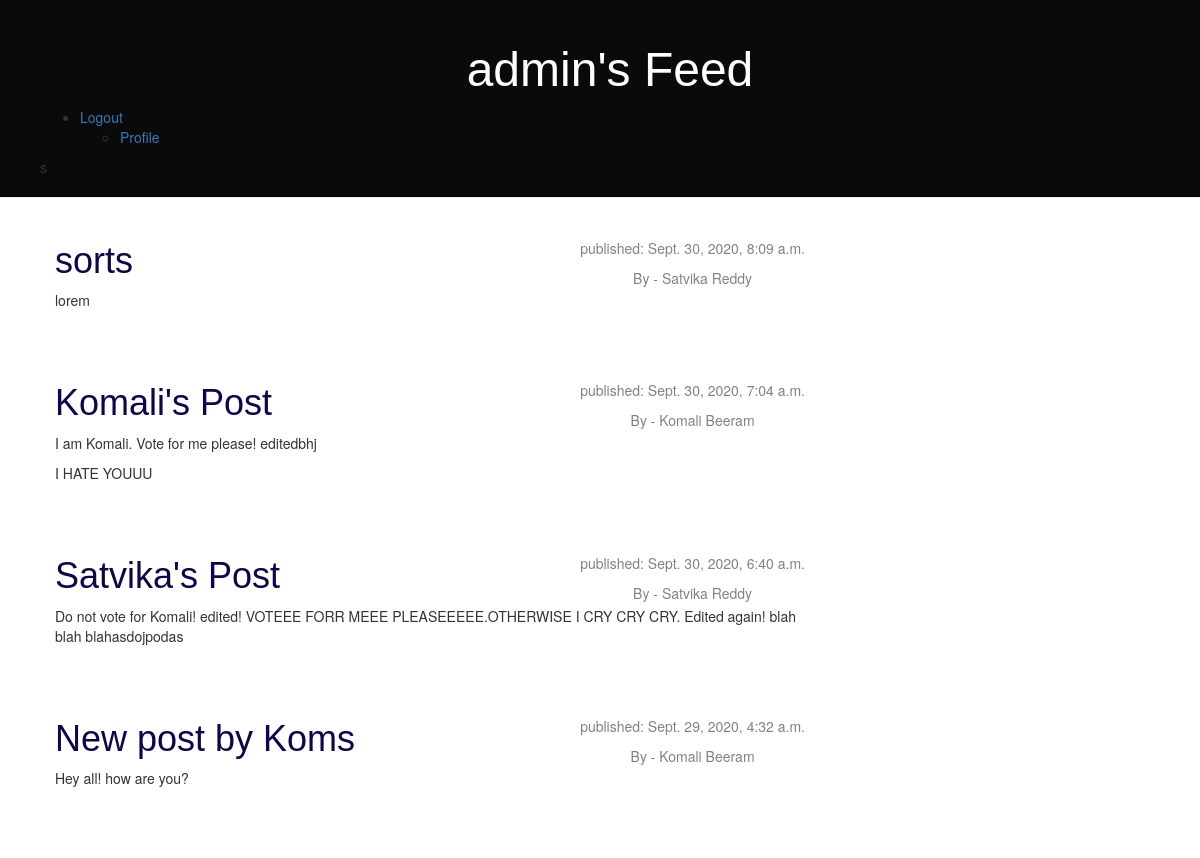
Page / (signed in) on the committed database.
### accounts/models.py (models this page shows, shortened)
class Account(AbstractBaseUser):
    email = models.EmailField(verbose_name="email", max_length=60, unique=True)
    username = models.CharField(max_length=30, unique=True)
    date_joined = models.DateTimeField(verbose_name='date joined', auto_now_add=True)
    last_login = models.DateTimeField(verbose_name='last login', auto_now=True)
    is_voter = models.BooleanField(default=True)
    is_admin = models.BooleanField(default=False)
    is_staff = models.BooleanField(default=False)
    is_active = models.BooleanField(default=True)
    is_superuser = models.BooleanField(default=False)
    USERNAME_FIELD = 'username'
    REQUIRED_FIELDS = ['email','is_voter']
    objects = MyAccountManager()
    def __str__(self):
        return self.username

### blog/models.py (models this page shows, shortened)
class Post(models.Model):
    author = models.ForeignKey(Account,on_delete=models.CASCADE)
    title = models.CharField(max_length=200)
    text = models.TextField()
    created_date = models.DateTimeField(default=timezone.now)
    published_date = models.DateTimeField(blank=True, null=True)

### blog/views.py (the view)
# urls.py: url(r'^$', views.post_list, name='post_list'),
def post_list(request):
    posts =  Post.objects.filter(published_date__lte=timezone.now()).order_by('-published_date')
    return render(request, 'blog/post_list.html', {'posts':posts})

### templates/blog/post_list.html
{% extends 'blog/base.html' %}
{% block content %}
	{% for post in posts %}
		<div class="post">
			<div class="date">
				<p>published: {{ post.published_date}}</p>
				By - {{post.author}}
			</div>
			<h1><a href="{% url 'post_detail' pk=post.pk %}">{{ post.title }}</a></h1>
			<p>{{ post.text|linebreaks }}</p>
		</div>
	{% endfor %}
{% endblock %}

### templates/blog/base.html (shortened to what this page needs)
<!DOCTYPE html>
{% load static %}
<html>
    <head>
        <link rel="stylesheet" href="//maxcdn.bootstrapcdn.com/bootstrap/3.2.0/css/bootstrap.min.css">
		<link rel="stylesheet" href="//maxcdn.bootstrapcdn.com/bootstrap/3.2.0/css/bootstrap-theme.min.css">
        <link rel="stylesheet" href="{% static 'css/blog.css' %}" type="text/css">
    </head>
	<body>
		<div class="page-header">
			{% if user.is_authenticated %}
				<h1><a href="{% url 'post_list' %}">{{user.username}}'s Feed</a></h1>
				<ul>
					<li><a href="{% url 'logout' %}">Logout</a></li>
					<ul>
						<li><a href="{% url 'accounts:profile' %}">Profile</a></li>
					</ul>
				</ul>
			{% else %}
				<h1><a href="/">Posts Feed</a></h1>
				<ul>
					<li><a href="{% url 'login' %}">Login</a></li>
				</ul>
			{% endif %}s
		</div>
        <div class="content container">
            <div class="row">
                <div class="col-md-8">
					{% block content %}
					{% endblock %}
				</div>
            </div>
		</div>
	</body>
</html>

### static/css/blog.css (style rules this page uses)
h1 a { color: #1e075f; font-family: Arial, Helvetica, sans-serif; }
body { padding-left: 0; }
.page-header { background-color: #0a0a0a !important; margin-top: 0; padding: 20px 20px 20px 40px; }
.page-header h1, .page-header h1 a, .page-header h1 a:visited, .page-header h1 a:active { color: #ffffff; font-size: 36pt; text-decoration: none; text-align: center; }
.content { margin-left: 40px; }
.date { float: right; color: #828282; text-align: center; }
.post { margin-bottom: 70px; }
.post h1 a, .post h1 a:visited { color: #0b074d; }

### rows in the picture
Account: username "admin"
Post: published_date "Sept. 30, 2020, 8:09 a.m.", author "Satvika Reddy", title "sorts", text "lorem"
Post: published_date "Sept. 30, 2020, 7:04 a.m.", author "Komali Beeram", title "Komali's Post", text "I am Komali. Vote for me please! editedbhj I HATE YOUUU"
Post: published_date "Sept. 30, 2020, 6:40 a.m.", author "Satvika Reddy", title "Satvika's Post", text "Do not vote for Komali! edited! VOTEEE FORR MEEE PLEASEEEEE.OTHERWISE I CRY CRY CRY. Edited again! blah blah blahasdojpodas"
Post: published_date "Sept. 29, 2020, 4:32 a.m.", author "Komali Beeram", title "New post by Koms", text "Hey all! how are you?"
